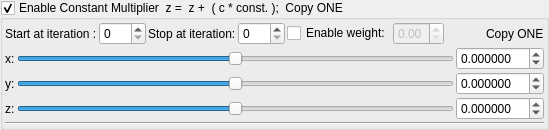
    <widget class="MyGroupBox" name="groupCheck_transform_constantMultiplier1_enabled">
     <property name="title">
      <string>Enable Constant Multiplier  z =  z +  ( c * const. );  Copy ONE</string>
     </property>
     <property name="checkable">
      <bool>true</bool>
     </property>
     <layout class="QVBoxLayout" name="verticalLayout_14" stretch="0,0,0">
      <property name="spacing">
       <number>2</number>
      </property>
      <property name="leftMargin">
       <number>2</number>
      </property>
      <property name="topMargin">
       <number>2</number>
      </property>
      <property name="rightMargin">
       <number>2</number>
      </property>
      <property name="bottomMargin">
       <number>2</number>
      </property>
      <item>
       <layout class="QGridLayout" name="gridLayout_37">
        <property name="spacing">
         <number>2</number>
        </property>
        <item row="1" column="7">
         <spacer name="horizontalSpacer_19">
          <property name="orientation">
           <enum>Qt::Horizontal</enum>
          </property>
          <property name="sizeHint" stdset="0">
           <size>
            <width>40</width>
            <height>20</height>
           </size>
          </property>
         </spacer>
        </item>
        <item row="1" column="2">
         <widget class="QLabel" name="label_150">
          <property name="text">
           <string>Stop at iteration:</string>
          </property>
         </widget>
        </item>
        <item row="1" column="3">
         <widget class="MySpinBox" name="spinboxInt_transform_constantMultiplier1_stop_iterations">
          <property name="sizePolicy">
           <sizepolicy hsizetype="Minimum" vsizetype="Maximum">
            <horstretch>0</horstretch>
            <verstretch>0</verstretch>
           </sizepolicy>
          </property>
          <property name="maximum">
           <number>250</number>
          </property>
         </widget>
        </item>
        <item row="1" column="1">
         <widget class="MySpinBox" name="spinboxInt_transform_constantMultiplier1_start_iterations">
          <property name="sizePolicy">
           <sizepolicy hsizetype="Minimum" vsizetype="Maximum">
            <horstretch>0</horstretch>
            <verstretch>0</verstretch>
           </sizepolicy>
          </property>
          <property name="maximum">
           <number>250</number>
          </property>
         </widget>
        </item>
        <item row="1" column="8">
         <widget class="QLabel" name="label_151">
          <property name="text">
           <string>Copy ONE</string>
          </property>
         </widget>
        </item>
        <item row="1" column="0">
         <widget class="QLabel" name="label_152">
          <property name="text">
           <string>Start at iteration :</string>
          </property>
         </widget>
        </item>
        <item row="1" column="6">
         <widget class="MyDoubleSpinBox" name="spinbox_transform_constantMultiplier1_weight">
          <property name="enabled">
           <bool>false</bool>
          </property>
          <property name="sizePolicy">
           <sizepolicy hsizetype="Minimum" vsizetype="Maximum">
            <horstretch>0</horstretch>
            <verstretch>0</verstretch>
           </sizepolicy>
          </property>
          <property name="decimals">
           <number>2</number>
          </property>
          <property name="minimum">
           <double>0.000000000000000</double>
          </property>
          <property name="maximum">
           <double>1.000000000000000</double>
          </property>
          <property name="singleStep">
           <double>0.100000000000000</double>
          </property>
         </widget>
        </item>
        <item row="1" column="4">
         <widget class="QCheckBox" name="checkBox_transform_constantMultiplier1_weight_enabled">
          <property name="text">
           <string>Enable weight:</string>
          </property>
         </widget>
        </item>
       </layout>
      </item>
      <item>
       <layout class="QGridLayout" name="gridLayout_17">
        <property name="spacing">
         <number>2</number>
        </property>
        <item row="1" column="1">
         <widget class="QLabel" name="label_25">
          <property name="text">
           <string>y:</string>
          </property>
         </widget>
        </item>
        <item row="1" column="3">
         <widget class="MyDoubleSpinBox" name="spinbox3_transform_constantMultiplier1_y">
          <property name="sizePolicy">
           <sizepolicy hsizetype="Minimum" vsizetype="Maximum">
            <horstretch>0</horstretch>
            <verstretch>0</verstretch>
           </sizepolicy>
          </property>
          <property name="prefix">
           <string/>
          </property>
          <property name="suffix">
           <string/>
          </property>
          <property name="decimals">
           <number>6</number>
          </property>
          <property name="minimum">
           <double>-99.989999999999995</double>
          </property>
          <property name="maximum">
           <double>99.989999999999995</double>
          </property>
          <property name="singleStep">
           <double>0.100000000000000</double>
          </property>
         </widget>
        </item>
        <item row="0" column="1">
         <widget class="QLabel" name="label_18">
          <property name="text">
           <string>x:</string>
          </property>
         </widget>
        </item>
        <item row="2" column="1">
         <widget class="QLabel" name="label_15">
          <property name="text">
           <string>z:</string>
          </property>
         </widget>
        </item>
        <item row="0" column="3">
         <widget class="MyDoubleSpinBox" name="spinbox3_transform_constantMultiplier1_x">
          <property name="sizePolicy">
           <sizepolicy hsizetype="Minimum" vsizetype="Maximum">
            <horstretch>0</horstretch>
            <verstretch>0</verstretch>
           </sizepolicy>
          </property>
          <property name="prefix">
           <string/>
          </property>
          <property name="suffix">
           <string/>
          </property>
          <property name="decimals">
           <number>6</number>
          </property>
          <property name="minimum">
           <double>-99.989999999999995</double>
          </property>
          <property name="maximum">
           <double>99.989999999999995</double>
          </property>
          <property name="singleStep">
           <double>0.100000000000000</double>
          </property>
         </widget>
        </item>
        <item row="2" column="3">
         <widget class="MyDoubleSpinBox" name="spinbox3_transform_constantMultiplier1_z">
          <property name="sizePolicy">
           <sizepolicy hsizetype="Minimum" vsizetype="Maximum">
            <horstretch>0</horstretch>
            <verstretch>0</verstretch>
           </sizepolicy>
          </property>
          <property name="prefix">
           <string/>
          </property>
          <property name="suffix">
           <string/>
          </property>
          <property name="decimals">
           <number>6</number>
          </property>
          <property name="minimum">
           <double>-99.989999999999995</double>
          </property>
          <property name="maximum">
           <double>99.989999999999995</double>
          </property>
          <property name="singleStep">
           <double>0.100000000000000</double>
          </property>
         </widget>
        </item>
        <item row="1" column="2">
         <widget class="QSlider" name="slider3_transform_constantMultiplier1_y">
          <property name="sizePolicy">
           <sizepolicy hsizetype="Expanding" vsizetype="Maximum">
            <horstretch>0</horstretch>
            <verstretch>0</verstretch>
           </sizepolicy>
          </property>
          <property name="minimum">
           <number>-5000000</number>
          </property>
          <property name="maximum">
           <number>5000000</number>
          </property>
          <property name="singleStep">
           <number>1</number>
          </property>
          <property name="orientation">
           <enum>Qt::Horizontal</enum>
          </property>
         </widget>
        </item>
        <item row="0" column="2">
         <widget class="QSlider" name="slider3_transform_constantMultiplier1_x">
          <property name="sizePolicy">
           <sizepolicy hsizetype="Preferred" vsizetype="Preferred">
            <horstretch>0</horstretch>
            <verstretch>0</verstretch>
           </sizepolicy>
          </property>
          <property name="minimum">
           <number>-5000000</number>
          </property>
          <property name="maximum">
           <number>5000000</number>
          </property>
          <property name="singleStep">
           <number>1</number>
          </property>
          <property name="orientation">
           <enum>Qt::Horizontal</enum>
          </property>
         </widget>
        </item>
        <item row="2" column="2">
         <widget class="QSlider" name="slider3_transform_constantMultiplier1_z">
          <property name="sizePolicy">
           <sizepolicy hsizetype="Expanding" vsizetype="Maximum">
            <horstretch>0</horstretch>
            <verstretch>0</verstretch>
           </sizepolicy>
          </property>
          <property name="minimum">
           <number>-5000000</number>
          </property>
          <property name="maximum">
           <number>5000000</number>
          </property>
          <property name="singleStep">
           <number>1</number>
          </property>
          <property name="orientation">
           <enum>Qt::Horizontal</enum>
          </property>
         </widget>
        </item>
       </layout>
      </item>
      <item>
       <widget class="Line" name="line_3">
        <property name="orientation">
         <enum>Qt::Horizontal</enum>
        </property>
       </widget>
      </item>
     </layout>
    </widget>
